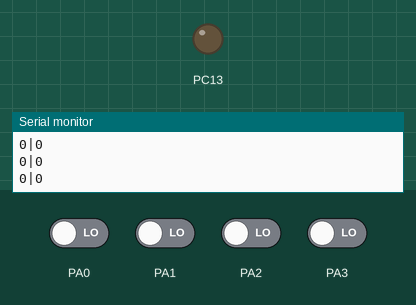
Recording of a sketch running on a simulated STM32 Blue Pill. Parts: output pins drawn as LEDs (lit = HIGH), the last lines printed to the serial monitor. The test bench sets the inputs (shaded band); at power-on: PA0–3 LOW.

Above: at 0.9 s.
At 2.8 s:
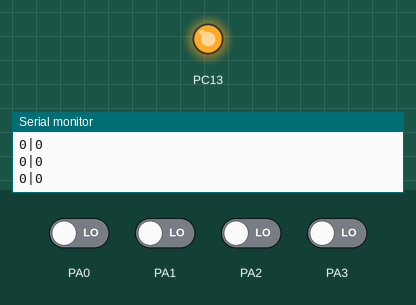
Timing chart, 0 to 5.2 s (numbered marks = the images above):
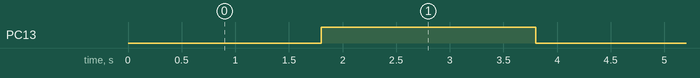

The sketch:

Lathe_v1.ino
```cpp
long ValX = 500000;
long ValY = 500000;
bool  IsAx = false;
bool  IsBx = false;
bool  IsAy = false;
bool  IsBy = false;
byte nn = 0;

void setup() {
Serial.begin(115200); //Это не трогать!
Serial1.begin(9600); //А это, в идеале, настроить BT модуль на 115200 и тут тоже поставить 115200
  pinMode(PA0, INPUT_PULLDOWN);
  pinMode(PA1, INPUT_PULLDOWN);
  pinMode(PA2, INPUT_PULLDOWN);
  pinMode(PA3, INPUT_PULLDOWN);
  pinMode(PC13, OUTPUT);
  attachInterrupt(PA0, intAx, CHANGE);
  attachInterrupt(PA1, intBx, CHANGE);
  attachInterrupt(PA2, intAy, CHANGE);
  attachInterrupt(PA3, intBy, CHANGE);

  IsAx = digitalRead(PA0);
  IsBx = digitalRead(PA1);
  IsAy = digitalRead(PA2);
  IsBy = digitalRead(PA3);
}

void loop() {
  nn ++;
  if (nn == 10)
    digitalWrite(PC13, HIGH);
  if (nn == 20)
  {
    digitalWrite(PC13, LOW);
    nn = 0;
  }

  delay(200);
  Serial1.print(ValX-500000);
  Serial1.print("|");
  Serial1.println(ValY-500000);
  Serial.print(ValX-500000);
  Serial.print("|");
  Serial.println(ValY-500000);
}

void intAx() { if (digitalRead(PA0) == IsAx) return; IsAx = !IsAx;  if ((IsAx && !IsBx) || (!IsAx && IsBx)) ValX++; else ValX--; }
void intBx() { if (digitalRead(PA1) == IsBx) return;  IsBx = !IsBx;  if ((!IsAx && IsBx) || (IsAx && !IsBx)) ValX--; else ValX++;  }

void intAy() { if (digitalRead(PA2) == IsAy) return;  IsAy = !IsAy;  if ((IsAy && !IsBy) || (!IsAy && IsBy)) ValY++; else ValY--; }
void intBy() { if (digitalRead(PA3) == IsBy) return;  IsBy = !IsBy;  if ((!IsAy && IsBy) || (IsAy && !IsBy)) ValY--; else ValY++;  }
```

Measured:
- by itself, PC13: alternates HIGH for 2.0 s and LOW for 2.0 s
